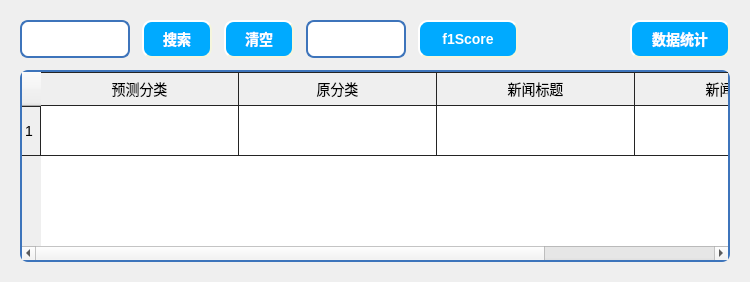
      <widget class="QWidget" name="tab_3">
       <attribute name="title">
        <string>数据分析</string>
       </attribute>
       <layout class="QGridLayout" name="gridLayout_6">
        <item row="0" column="0">
         <widget class="QWidget" name="widget_3" native="true">
          <layout class="QGridLayout" name="gridLayout_5">
           <item row="0" column="0">
            <layout class="QVBoxLayout" name="verticalLayout" stretch="10,100">
             <property name="spacing">
              <number>12</number>
             </property>
             <item>
              <layout class="QHBoxLayout" name="horizontalLayout_4" stretch="20,0,0,0,0,0,0">
               <property name="spacing">
                <number>12</number>
               </property>
               <property name="leftMargin">
                <number>0</number>
               </property>
               <property name="rightMargin">
                <number>0</number>
               </property>
               <item>
                <widget class="QLineEdit" name="searchLineEdit">
                 <property name="sizePolicy">
                  <sizepolicy hsizetype="Preferred" vsizetype="Preferred">
                   <horstretch>0</horstretch>
                   <verstretch>0</verstretch>
                  </sizepolicy>
                 </property>
                 <property name="minimumSize">
                  <size>
                   <width>0</width>
                   <height>0</height>
                  </size>
                 </property>
                 <property name="maximumSize">
                  <size>
                   <width>750</width>
                   <height>50</height>
                  </size>
                 </property>
                 <property name="styleSheet">
                  <string notr="true">background-color: white;
border-width: 2px;
border-color: #3D74BB;
border-style: solid;

	border-top-right-radius: 8px;
	border-top-left-radius: 8px;
	border-bottom-left-radius: 8px;
	border-bottom-right-radius: 8px;</string>
                 </property>
                </widget>
               </item>
               <item>
                <widget class="QPushButton" name="searchButton">
                 <property name="sizePolicy">
                  <sizepolicy hsizetype="Preferred" vsizetype="Preferred">
                   <horstretch>0</horstretch>
                   <verstretch>0</verstretch>
                  </sizepolicy>
                 </property>
                 <property name="minimumSize">
                  <size>
                   <width>70</width>
                   <height>0</height>
                  </size>
                 </property>
                 <property name="maximumSize">
                  <size>
                   <width>100</width>
                   <height>50</height>
                  </size>
                 </property>
                 <property name="styleSheet">
                  <string notr="true">QPushButton {
	color:white;
    background-color:rgb(0, 170, 255);
    border-style: outset;
    border-width: 2px;
    border-radius: 10px;
    border-color: beige;
    font: bold 14px;
    padding: 6px;
}
QPushButton::pressed {
    background-color: white;
	color:rgb(0, 170, 255);
    border-style: inset;
}</string>
                 </property>
                 <property name="text">
                  <string>搜索</string>
                 </property>
                </widget>
               </item>
               <item>
                <widget class="QPushButton" name="searchClearButton">
                 <property name="sizePolicy">
                  <sizepolicy hsizetype="Preferred" vsizetype="Preferred">
                   <horstretch>0</horstretch>
                   <verstretch>0</verstretch>
                  </sizepolicy>
                 </property>
                 <property name="minimumSize">
                  <size>
                   <width>70</width>
                   <height>0</height>
                  </size>
                 </property>
                 <property name="maximumSize">
                  <size>
                   <width>100</width>
                   <height>50</height>
                  </size>
                 </property>
                 <property name="styleSheet">
                  <string notr="true">QPushButton {
	color:white;
    background-color:rgb(0, 170, 255);
    border-style: outset;
    border-width: 2px;
    border-radius: 10px;
    border-color: beige;
    font: bold 14px;
    padding: 6px;
}
QPushButton::pressed {
    background-color: white;
	color:rgb(0, 170, 255);
    border-style: inset;
}</string>
                 </property>
                 <property name="text">
                  <string>清空</string>
                 </property>
                </widget>
               </item>
               <item>
                <widget class="QLineEdit" name="searchF1Result">
                 <property name="sizePolicy">
                  <sizepolicy hsizetype="Fixed" vsizetype="Expanding">
                   <horstretch>0</horstretch>
                   <verstretch>0</verstretch>
                  </sizepolicy>
                 </property>
                 <property name="maximumSize">
                  <size>
                   <width>100</width>
                   <height>50</height>
                  </size>
                 </property>
                 <property name="styleSheet">
                  <string notr="true">background-color: white;
border-width: 2px;
border-color: #3D74BB;
border-style: solid;

	border-top-right-radius: 8px;
	border-top-left-radius: 8px;
	border-bottom-left-radius: 8px;
	border-bottom-right-radius: 8px;</string>
                 </property>
                </widget>
               </item>
               <item>
                <widget class="QPushButton" name="searchF1Button">
                 <property name="sizePolicy">
                  <sizepolicy hsizetype="Preferred" vsizetype="Preferred">
                   <horstretch>0</horstretch>
                   <verstretch>0</verstretch>
                  </sizepolicy>
                 </property>
                 <property name="minimumSize">
                  <size>
                   <width>100</width>
                   <height>0</height>
                  </size>
                 </property>
                 <property name="maximumSize">
                  <size>
                   <width>100</width>
                   <height>50</height>
                  </size>
                 </property>
                 <property name="styleSheet">
                  <string notr="true">QPushButton {
	color:white;
    background-color:rgb(0, 170, 255);
    border-style: outset;
    border-width: 2px;
    border-radius: 10px;
    border-color: beige;
    font: bold 14px;
    padding: 6px;
}
QPushButton::pressed {
    background-color: white;
	color:rgb(0, 170, 255);
    border-style: inset;
}</string>
                 </property>
                 <property name="text">
                  <string>f1Score</string>
                 </property>
                </widget>
               </item>
               <item>
                <spacer name="horizontalSpacer">
                 <property name="orientation">
                  <enum>Qt::Horizontal</enum>
                 </property>
                 <property name="sizeHint" stdset="0">
                  <size>
                   <width>100</width>
                   <height>20</height>
                  </size>
                 </property>
                </spacer>
               </item>
               <item>
                <widget class="QPushButton" name="searchCheckButton">
                 <property name="sizePolicy">
                  <sizepolicy hsizetype="Preferred" vsizetype="Preferred">
                   <horstretch>0</horstretch>
                   <verstretch>0</verstretch>
                  </sizepolicy>
                 </property>
                 <property name="minimumSize">
                  <size>
                   <width>100</width>
                   <height>0</height>
                  </size>
                 </property>
                 <property name="maximumSize">
                  <size>
                   <width>100</width>
                   <height>50</height>
                  </size>
                 </property>
                 <property name="styleSheet">
                  <string notr="true">QPushButton {
	color:white;
    background-color:rgb(0, 170, 255);
    border-style: outset;
    border-width: 2px;
    border-radius: 10px;
    border-color: beige;
    font: bold 14px;
    padding: 6px;
}
QPushButton::pressed {
    background-color: white;
	color:rgb(0, 170, 255);
    border-style: inset;
}</string>
                 </property>
                 <property name="text">
                  <string>数据统计</string>
                 </property>
                </widget>
               </item>
              </layout>
             </item>
             <item>
              <widget class="QTableWidget" name="searchDBTable">
               <property name="styleSheet">
                <string notr="true">/*tabelwidget*/
QTableWidget{
	font: 12pt &quot;微软雅黑&quot;;
	border:1px solid #242424;
	gridline-color:#242424;
	background-color: white;
	border-width: 2px;
	border-color: #3D74BB;
	border-style: solid;

	border-top-right-radius: 8px;
	border-top-left-radius: 8px;
	border-bottom-left-radius: 8px;
	border-bottom-right-radius: 8px;
}

/*选中item*/
QTableWidget::item:selected{
color:rgb(255, 255, 255);
background:qlineargradient(spread:pad,x1:0,y1:0,x2:0,y2:1,stop:0 rgb(0, 170, 255));
}

/*悬浮item*/
QTableWidget::item:hover{
background:rgb(0, 170, 255);
}
/*表头*/
QHeaderView::section{
text-align:center;
font: 14px;
padding:3px;
margin:0px;
border:1px solid #242424;
border-left-width:0;
}

</string>
               </property>
               <attribute name="horizontalHeaderCascadingSectionResizes">
                <bool>false</bool>
               </attribute>
               <attribute name="horizontalHeaderDefaultSectionSize">
                <number>198</number>
               </attribute>
               <attribute name="horizontalHeaderStretchLastSection">
                <bool>true</bool>
               </attribute>
               <attribute name="verticalHeaderDefaultSectionSize">
                <number>50</number>
               </attribute>
               <row>
                <property name="text">
                 <string>1</string>
                </property>
               </row>
               <column>
                <property name="text">
                 <string>预测分类</string>
                </property>
                <property name="font">
                 <font>
                  <weight>75</weight>
                  <bold>true</bold>
                 </font>
                </property>
               </column>
               <column>
                <property name="text">
                 <string>原分类</string>
                </property>
                <property name="font">
                 <font>
                  <weight>75</weight>
                  <bold>true</bold>
                 </font>
                </property>
               </column>
               <column>
                <property name="text">
                 <string>新闻标题</string>
                </property>
                <property name="font">
                 <font>
                  <weight>75</weight>
                  <bold>true</bold>
                 </font>
                </property>
               </column>
               <column>
                <property name="text">
                 <string>新闻内容</string>
                </property>
                <property name="font">
                 <font>
                  <weight>75</weight>
                  <bold>true</bold>
                 </font>
                </property>
               </column>
              </widget>
             </item>
            </layout>
           </item>
          </layout>
         </widget>
        </item>
       </layout>
      </widget>
